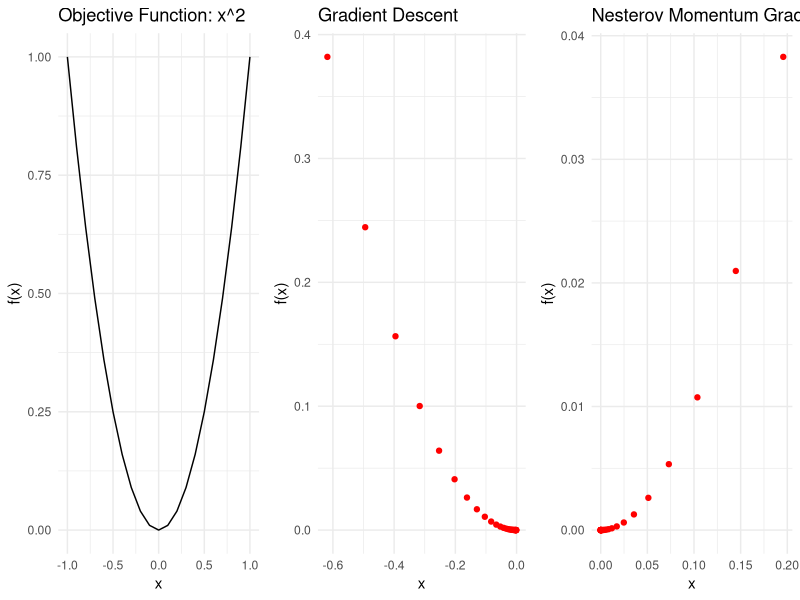

This figure's R source:
# Load the required library 
library(ggplot2)

# Objective function 
objective <- function(x) { 
  return(x^2) 
} 

# Derivative of objective function 
derivative <- function(x) { 
  return(2 * x) 
} 

# Gradient Descent 
gradient_descent <- function(objective, derivative, bounds, n_iter, step_size) { 
  solutions <- vector("numeric", n_iter) 
  scores <- vector("numeric", n_iter) 
   
  solution <- bounds[1, 1] + runif(1) * (bounds[1, 2] - bounds[1, 1]) 
   
  for (i in 1:n_iter) { 
    gradient <- derivative(solution) 
    
    solution <- solution - step_size * gradient 
     
    solution_eval <- objective(solution) 
     
    solutions[i] <- solution 
    scores[i] <- solution_eval 
    
    cat(sprintf(">%d f(%s) = %.5f\n", i, solution, solution_eval)) 
  } 
  
  return(list(solutions, scores)) 
} 

gradient_descent_nesterov <- function(objective, derivative, bounds, n_iter, step_size, momentum) { 
  solutions <- vector("numeric", n_iter) 
  scores <- vector("numeric", n_iter) 
  
  solution <- bounds[1, 1] + runif(1) * (bounds[1, 2] - bounds[1, 1]) 
  
  change <- 0.0 
  
  for (i in 1:n_iter) { 
    lookahead_solution <- solution - momentum * change
    
    gradient <- derivative(lookahead_solution) 
    
    new_change <- step_size * gradient + momentum * change 
    
    solution <- solution - new_change 
    
    change <- new_change 
    
    solution_eval <- objective(solution) 
    
    solutions[i] <- solution 
    scores[i] <- solution_eval 
    
    cat(sprintf(">%d f(%s) = %.5f\n", i, solution, solution_eval)) 
  } 
  
  return(list(solutions, scores)) 
} 

set.seed(1234) 
 
bounds <- matrix(c(-1.0, 1.0), ncol = 2) 
 
n_iter <- 30 
momentum <- 0.3 

step_size <- 0.1 

gd <- gradient_descent(objective, derivative, bounds, n_iter, step_size) 
gdm_nesterov <- gradient_descent_nesterov(objective, derivative, bounds, n_iter, step_size, momentum)

library(ggpubr) 
df <- data.frame(x = gd[[1]], y = gd[[2]])  
df <- df %>% mutate(x1 = gdm_nesterov[[1]], y1 = gdm_nesterov[[2]]) 
df 

inputs <- seq(from = bounds[1, 1], to = bounds[1, 2], by = 0.1) 

results <- objective(inputs) 

p1 <- ggplot(data = data.frame(x = inputs, y = results), aes(x = x, y = y)) + 
  geom_line() + 
  labs(title = "Objective Function: x^2", x = "x", y = "f(x)") + 
  theme_minimal() 

p2 <- ggplot(data = df, aes(x = x, y = y)) + 
  geom_point(color = "red") + 
  labs(title = "Gradient Descent", x = "x", y = "f(x)") + 
  theme_minimal() 
p3 <- ggplot(data = df, aes(x = x1, y = y1)) + 
  geom_point(color = "red") + 
  labs(title = "Nesterov Momentum Gradient Descent", x = "x", y = "f(x)") + 
  theme_minimal() 

# Show both plots side by side 
library(gridExtra) 
grid.arrange(p1, p2, p3, ncol = 3)
